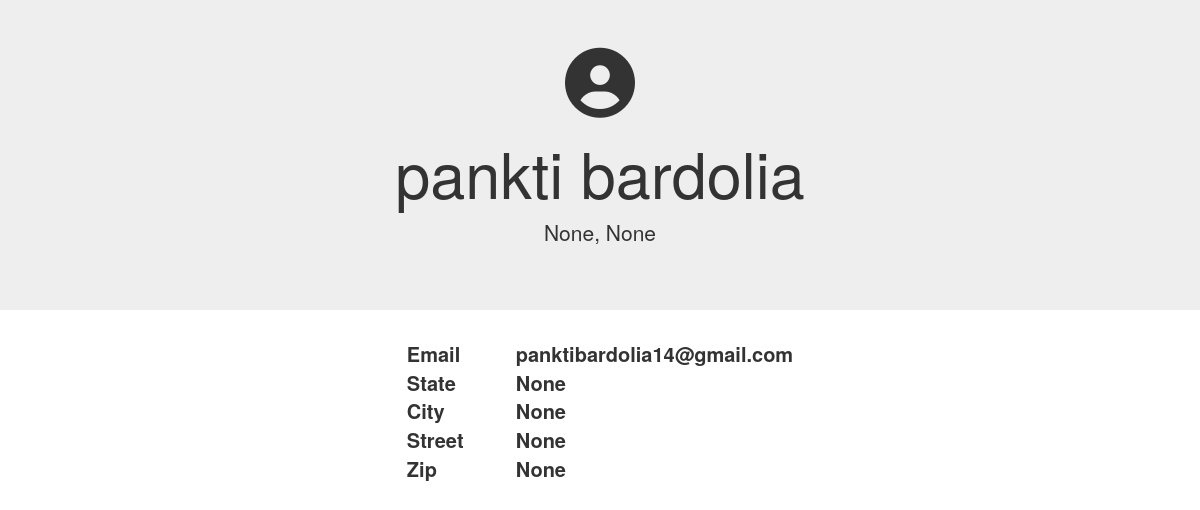
/RateMyServices/general_profile/3/, run on an earlier commit of the app's database.
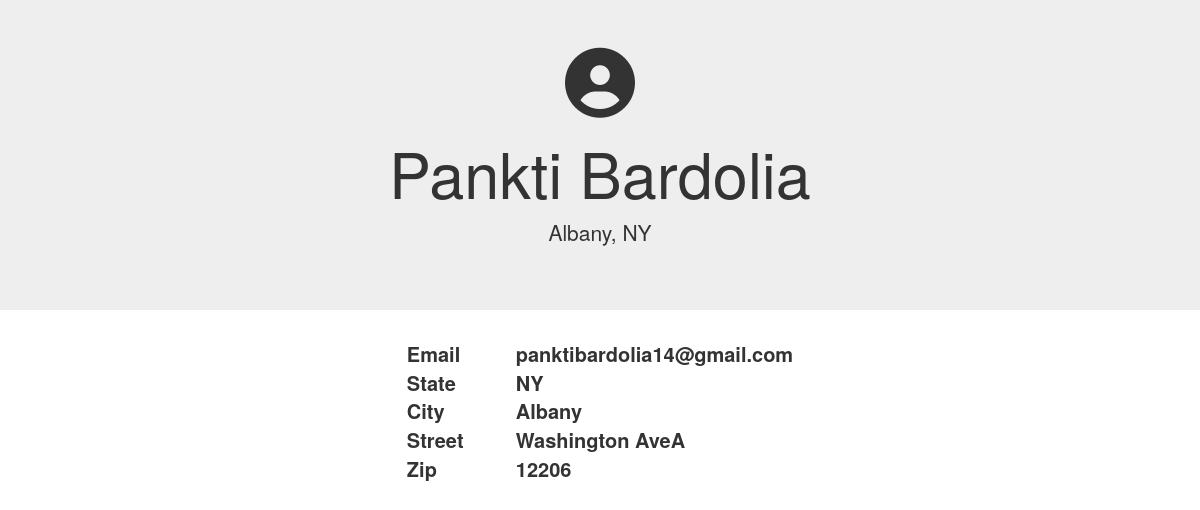
And on a later commit of the database.
### accounts/models.py (models this page shows, shortened)
class User(AbstractBaseUser):
    email   = models.EmailField(max_length=255,unique=True)
    active  = models.BooleanField(default=True)
    staff   = models.BooleanField(default=False) # a admin user; non super-user
    admin   = models.BooleanField(default=False) # a superuser
    first_name  = models.CharField(max_length=30,null=True,blank=False)
    last_name   = models.CharField(max_length=30,null=True,blank=False)
    professional = models.BooleanField(default=False)
    state       = models.CharField(max_length=30,null=True,blank=False)
    city        = models.CharField(max_length=30,null=True,blank=False)
    zips        = models.CharField(max_length=5,null=True,blank=False)
    street      = models.CharField(max_length=100,null=True,blank=False)
    phone       = models.CharField(max_length=12,null=True,blank=False)
    USERNAME_FIELD = 'email'
    REQUIRED_FIELDS = ['first_name','last_name'] # Email & Password are required by default.
    objects = UserManager()

### RateMyServices/views.py (the view)
# urls.py: path('general_profile/<int:generaluser_id>/', views.general_profile, name='general_profile'),
def general_profile(request, generaluser_id):
	gUser = get_object_or_404(User, id=generaluser_id)
	return render(request, 'RateMyServices/general_profile.html', {'gUser': gUser})

### RateMyServices/templates/RateMyServices/general_profile.html (shortened to what this page needs)
<!DOCTYPE html>
<html>
	<head>
		{% load static %}
		<link rel="stylesheet" href="https://maxcdn.bootstrapcdn.com/bootstrap/3.4.0/css/bootstrap.min.css">
		<link rel="stylesheet" href="path/to/font-awesome/css/font-awesome.min.css">
        <link rel="stylesheet" type="text/css" href="{% static 'RateMyServices/css/style.css' %}">
		<link rel="stylesheet" type="text/css" href="{% static 'RateMyServices/css/general_profile.css' %}">
	</head>
	<body>
		<div class="jumbotron jumbotron-fluid text-center">
			<div>
				<i class="fa fa-user-circle fa-5x"></i>
			</div>
			<h1>{{ gUser.first_name }} {{ gUser.last_name }}</h1>
			<p>{{ gUser.city }}, {{ gUser.state }}</p>
		</div>
		<div style="align-content: center">
			<table cellspacing="20" align="center" style="font-size: 20px">
				<tr style="padding: 30px">
				  <th>Email</th>
				  <th>{{ gUser.email }}</th>
				</tr>
				<tr style="padding: 30px">
					<th style="padding-right: 60px">State</th>
					<th>{{ gUser.state }}</th>
				</tr>
				<tr style="padding: 30px">
					<th>City</th>
					<th>{{ gUser.city }}</th>
				</tr>
				<tr style="padding: 30px">
					<th>Street</th>
					<th>{{ gUser.street }}</th>
				</tr>
				<tr style="padding: 30px">
						<th>Zip</th>
						<th>{{ gUser.zips }}</th>
				</tr>
			</table>
		</div>
	</body>
</html>

What changed in the data, as far as the page shows it:
changed User "panktibardolia14@gmail.com": first_name "pankti" → "Pankti"; last_name "bardolia" → "Bardolia"; city "None" → "Albany"; state "None" → "NY"; street "None" → "Washington AveA"; zips "None" → "12206"
